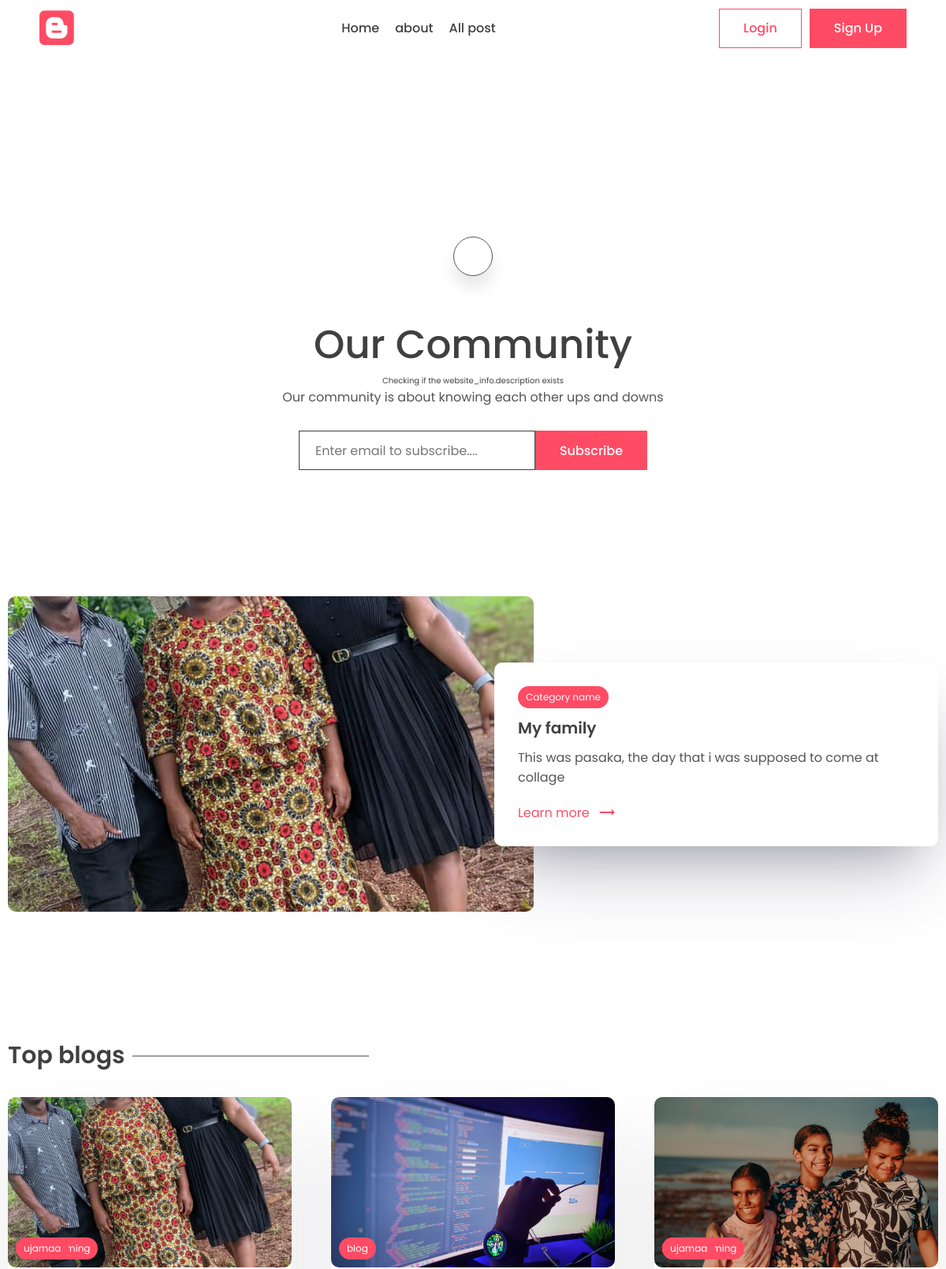
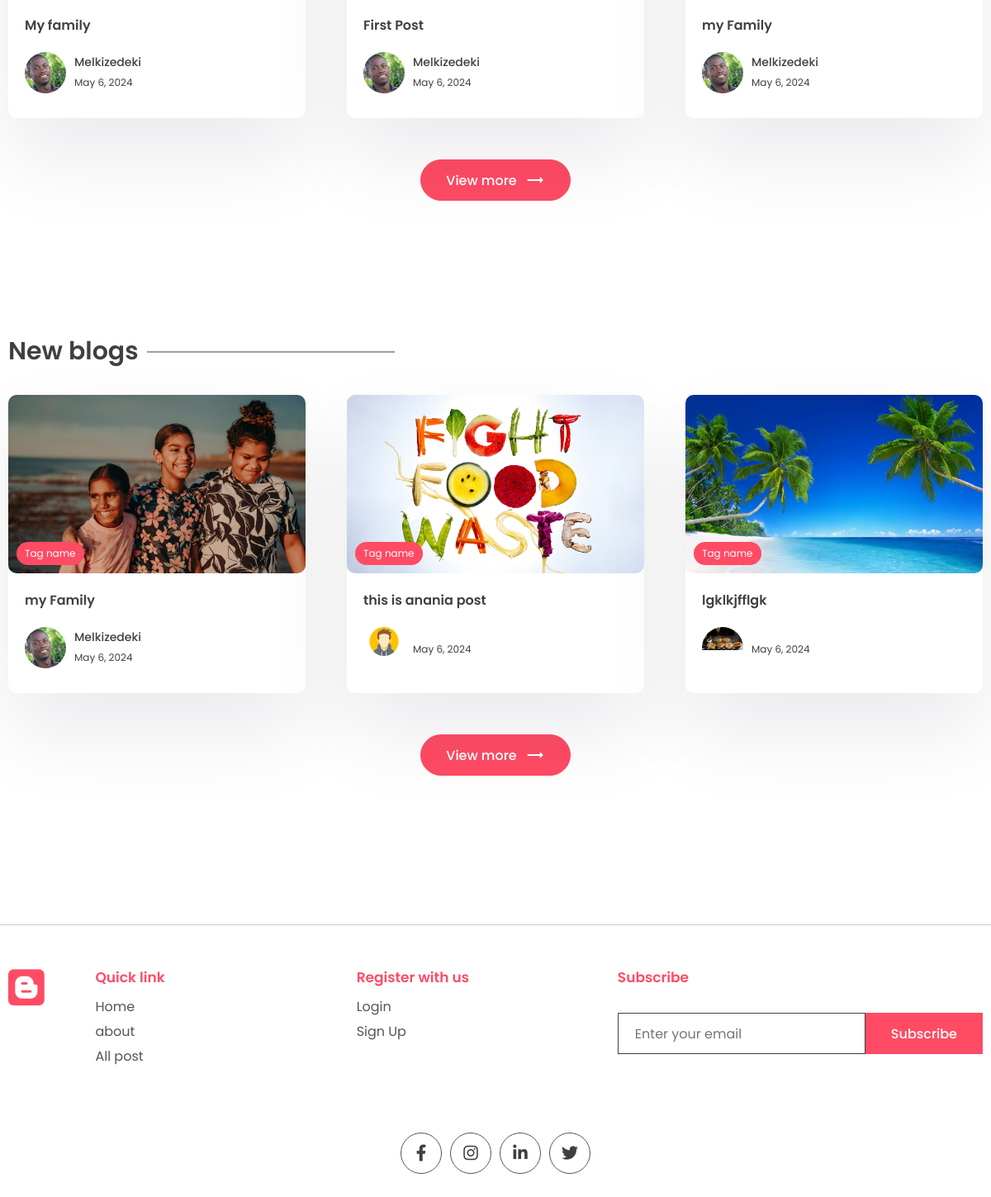
The page / on the database its author committed (2 pictures, top to bottom).
### app/models.py (models this page shows, shortened)
class MetaWebsite(models.Model):
    title = models.CharField(max_length=200)
    description = models.CharField(max_length=200)
    about = models.TextField()

class Post(models.Model):
    title = models.CharField(max_length=200)
    content = models.TextField()
    last_updated = models.DateTimeField(auto_now=True)
    slug = models.SlugField(max_length=200, unique=True)
    image = models.ImageField(null=True, blank=True, upload_to="images")
    view_count = models.IntegerField(blank=True, null=True)
    tags = models.ManyToManyField(Tag, blank=True, related_name="post")
    is_featured = models.BooleanField(default=False)
    author = models.ForeignKey(User, on_delete=models.CASCADE, null=True, blank=True, related_name="post")
    bookmarks = models.ManyToManyField(User, related_name="bookmarks", default=None, blank=True)
    likes = models.ManyToManyField(User, related_name="likes", default=None, blank=True)

class Tag(models.Model):
    name = models.CharField(max_length=100)
    description = models.CharField(max_length=100)
    slug = models.SlugField(max_length=200, unique=True)
    def __str__(self):
        return self.name

class Profile(models.Model):
    user = models.OneToOneField(User, on_delete=models.CASCADE)
    profile_image = models.ImageField(upload_to="profile_pic")
    slug = models.SlugField(max_length=200, unique=True)
    bio = models.CharField(max_length=200)

### app/views.py (the view, shortened to what this page needs)
# urls.py: path('', views.index, name="index"),
def index(request):
    subscribe_form = SubsribeForm()
    subscribed = ''
    website_info = None
    if MetaWebsite.objects.all().exists():
        website_info = MetaWebsite.objects.all()[0]
    featured_blog = Post.objects.filter(is_featured=True)
    if featured_blog:
        featured_blog = featured_blog[0]
    post = Post.objects.all()
    top_post = Post.objects.all().order_by('-view_count')[0:3]
    recent_post = Post.objects.all().order_by('-last_updated')[0:3]
    context = {
        'posts':post,
        'recent_post':recent_post,
        'top_post':top_post,
        'form':subscribe_form,
        'featured_blog':featured_blog,
        'website_info':website_info
    }
    return render(request, 'app/index.html', context=context)

### app/forms.py
class SubsribeForm(forms.ModelForm):
    email = forms.CharField(
        label = "",
        required = True,
        widget = forms.TextInput(
            attrs = {
                'autocomplete':'off',
                'placeholder':'Enter email to subscribe....'
            }
        )
    )
    class Meta:
        model = Subscribe
        fields = ('__all__')

### app/templates/app/index.html (shortened to what this page needs)
{% extends 'base.html' %}
{% block content %}
    <main class="sp">
      <div class="container">
        <center>
          <div class="search-bar">
            <a  href="{% url 'search' %}" class="animated-search" onclick="searchbar()">
            </a>
          </div>
          <div class="typo">
            {% if website_info.title %}
            <h1 class="title">{{website_info.title}}</h1>
            {% else %}
            <h1 class="title">Website blog title</h1>
            {% endif %}
            Checking if the website_info.description exists
            {% if website_info.description %}
            <p>
              {{website_info.description}}
            </p>
            {% else %}
            <p>
              Lorem ipsum began as scrambled, nonsensical Latin derived from
              Cicero's 1st-century BC text De Finibus Bonorum et Malorum.
            </p>
            {% endif %}
          </div>
          <div class="newsletter">
            {% if request.session.subscribed == None%}
            <form method="POST">
              {{form}}
              <button class="btn btn-primary">Subscribe</button>
            </form>
            {% endif %}
          </div>
        </center>
      </div>
    </main>
    {% if featured_blog %}
    <a href="{% url 'post_page' featured_blog.slug %}">
      <section class="sp">
        <div class="container">
          <div class="grid-2">
            <div class="post-img">
              <img src="{{featured_blog.image.url}}" alt="" />
            </div>
            <div class="post-content">
              <div class="cetagory">
                <p>Category name</p>
              </div>
              <h1>
                {{featured_blog.title}}
              </h1>
              <p class="des">
                {{featured_blog.content|truncatechars:200}}
              </p>
              <a class="learn" href="#"
                >Learn more <span class="material-icons"> trending_flat </span></a
              >
            </div>
          </div>
        </div>
      </section>
      </a>
    {% endif %}
    <section class="sp">
        <div class="container">
            <h1 class="sec-title">Top blogs</h1>
            <div class="grid-3">
                {% for post in top_post %}
                    <a href="{% url 'post_page' post.slug %}">
                        <div class="card">
                        <div class="post-img">
                          <img src="{{post.image.url}}" alt="The image does not laoaded correctly" />
                          {% for tag in post.tags.all %}
                            <div class="tag">{{tag}}</div>
                          {% endfor %}
                        </div>
                        <div class="card-content">
                            <h3>
                            {{post.title}}
                            </h3>
                            <div class="author">
                                <div class="profile-pic">
                                    <img src="{{post.author.profile.profile_image.url}}" alt="The image didn't load" />
                                </div>
                                <div class="details">
                                    <p>
                                        {{post.author.first_name}}
                                    </p>
                                    <small>{{post.last_updated|date}}</small>
                                </div>
                            </div>
                        </div>
                        </div>
                    </a>
                {% endfor %}
            </div>
            <center>
                <a href="{% url 'all_post' %}">
                    <button class="btn btn-primary rounded view">
                        View more <span class="material-icons"> trending_flat </span>
                    </button>
                </a>
            </center>
        </div>
    </section>
    <section class="sp">
        <div class="container">
            <h1 class="sec-title">New blogs</h1>
            <div class="grid-3">
                {% for post in recent_post %}
                    <a href="{% url 'post_page' post.slug %}">
                        <div class="card">
                            <div class="post-img">
                                <img src="{{post.image.url}}" alt="The image has not loaded correctly" />
                                <div class="tag">Tag name</div>
                            </div>
                            <div class="card-content">
                                <h3>
                                    {{post.title}}
                                </h3>
                                <div class="author">
                                    <div class="profile-pic">
                                        <img src="{{post.author.profile.profile_image.url}}" alt="" />
                                    </div>
                                    <div class="details">
                                        <p>{{post.author.first_name}}</p>
                                        <small>{{post.last_updated|date}}</small>
                                    </div>
                                </div>
                            </div>
                        </div>
                    </a>
                {% endfor %}
            </div>
            <center>
                <a href="{% url 'all_post' %}">
                    <button class="btn btn-primary rounded view">
                        View more <span class="material-icons"> trending_flat </span>
                    </button>
                </a>
            </center>
        </div>
    </section>
{% endblock content %}

### templates/base.html (shortened to what this page needs)
{% load static %}
<!DOCTYPE html>
<html lang="en">
  <head>
    <link rel="stylesheet" href="{% static 'app/style.css' %}" />
    <link
      rel="stylesheet"
      href="https://unicons.iconscout.com/release/v2.1.6/css/unicons.css"
    />
    <link
      rel="stylesheet"
      href="https://cdnjs.cloudflare.com/ajax/libs/font-awesome/6.1.1/css/all.min.css"
    />
  </head>
  <body>
    <header>
      <div class="container container-fluid">
        <a href="{% url 'index' %}" class="logo">
          <i class="fa-brands fa-blogger"></i>
        </a>
        <div class="links">
          <a href="{% url 'index' %}">Home</a>
          <a href="{% url 'about' %}">about</a>
          <a href="{% url 'all_post' %}">All post</a>
        </div>
        <div class="action-btn">
          {% if user.is_authenticated%}
            {% if user.profile%}
              <a href="{% url 'edit_profile' request.user.profile.id %}">
                <button class="btn btn-scoundary">Profile</button>
              </a>
              <a href="{% url 'new_post' %}">
                <button class="btn btn-scoundary">Create Post</button>
              </a>
            {% else %}
              <a href="{% url 'create_profile' %}">
                <button class="btn btn-scoundary">Create Profile</button>
              </a>
            {% endif %}
            <a href="{% url 'logoutt' %}">
              <button class="btn btn-primary">Logout</button>
            </a>
            {% else %}
            <a href="{% url 'login' %}">
              <button class="btn btn-scoundary">Login</button>
            </a>
            <a href="{% url 'register' %}">
              <button class="btn btn-primary">Sign Up</button>
            </a>
          {% endif %}
        </div>
      </div>
    </header>
    <main>
      {% block content %}
      {% endblock content %}
    </main>
    <footer>
      <div class="container">
        <div class="grid-4">
          <div class="logo f-logo">
            <i class="fa-brands fa-blogger"></i>
          </div>
          <div class="link">
            <h2>Quick link</h2>
            <div class="q-link">
              <a href="{% url 'index' %}">Home</a>
              <a href="{% url 'about' %}">about</a>
              <a href="{% url 'all_post' %}">All post</a>
            </div>
          </div>
          <div class="link">
            {% if user.is_authenticated %}
              <h2>My Favourite</h2>
              <div class="q-link">
                <a href="{% url 'all_bookmark_page' %}">My bookmarks</a>
                <a href="{% url 'all_likes_page' %}">My likes</a>
              </div>
            {% else %}
            <h2>Register with us</h2>
            <div class="q-link">
              <a href="{% url 'login' %}">Login</a>
              <a href="{% url 'register' %}">Sign Up</a>
            </div>
            {% endif %}
          </div>
          <div class="news-signup">
            <h2>Subscribe</h2>
            <div class="newsletter">
              <form method="POST">
                <input
                  type="email"
                  name="email"
                  maxlength="100"
                  placeholder="Enter your email"
                  required=""
                  id="id_email"
                />
                <button class="btn btn-primary">Subscribe</button>
              </form>
            </div>
          </div>
        </div>
        <div class="share">
          <div class="social">
            <a href="#">
              <i class="fa-brands fa-facebook-f"></i>
            </a>
            <a href="#">
              <i class="fa-brands fa-instagram"></i>
            </a>
            <a href="#">
              <i class="fa-brands fa-linkedin-in"></i>
            </a>
            <a href="#">
              <i class="fa-brands fa-twitter"></i>
            </a>
          </div>
        </div>
      </div>
    </footer>
  </body>
</html>

### rows shown on the page
MetaWebsite: title "Our Community", description "Our community is about knowing each other ups and downs"
Post: image (picture), title "My family", content "This was pasaka, the day that i was supposed to come at collage", author.profile.profile_image (picture), author.first_name "Melkizedeki", last_updated "May 6, 2024"
Tag: name "ujamaa"
Post: image (picture), title "First Post", author.profile.profile_image (picture), author.first_name "Melkizedeki", last_updated "May 6, 2024"
Tag: name "blog"
Post: image (picture), title "my Family", author.profile.profile_image (picture), author.first_name "Melkizedeki", last_updated "May 6, 2024"
Post: image (picture), title "this is anania post", author.profile.profile_image (picture), last_updated "May 6, 2024"
Post: image (picture), title "lgklkjfflgk", author.profile.profile_image (picture), last_updated "May 6, 2024"
